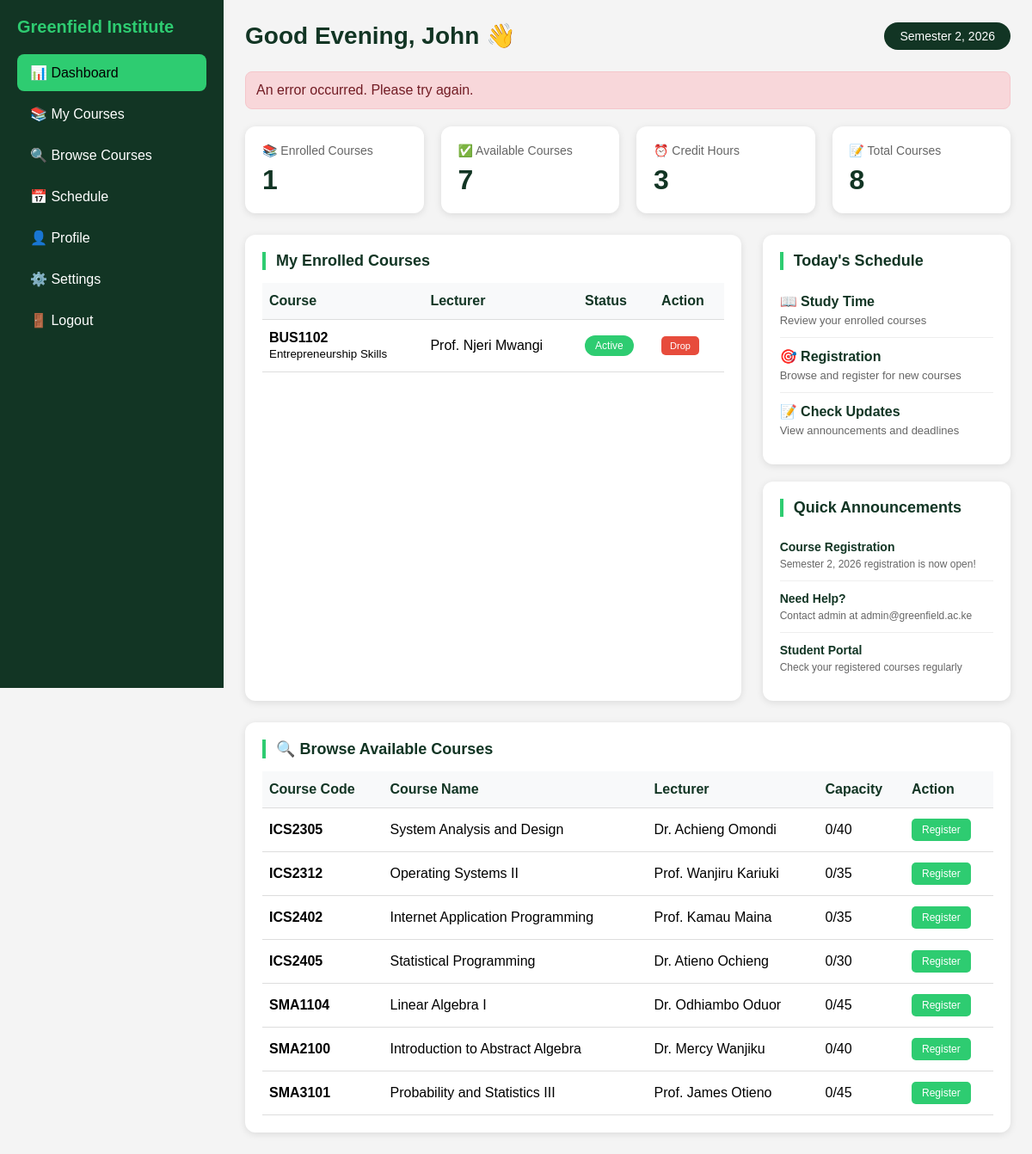
The app's page /student_dashboard.php?message=error (signed in) with its own data.
### tables this page shows
CREATE TABLE `registrations` (
  `id` int NOT NULL AUTO_INCREMENT,
  `user_id` int NOT NULL,
  `course_id` int NOT NULL,
  `registration_date` timestamp NULL DEFAULT CURRENT_TIMESTAMP,
  `status` enum('enrolled','dropped','completed') DEFAULT 'enrolled',
  PRIMARY KEY (`id`),
  UNIQUE KEY `unique_registration` (`user_id`,`course_id`),
  KEY `course_id` (`course_id`),
  CONSTRAINT `registrations_ibfk_1` FOREIGN KEY (`user_id`) REFERENCES `users` (`id`) ON DELETE CASCADE,
  CONSTRAINT `registrations_ibfk_2` FOREIGN KEY (`course_id`) REFERENCES `courses` (`id`) ON DELETE CASCADE
);

CREATE TABLE `courses` (
  `id` int NOT NULL AUTO_INCREMENT,
  `course_code` varchar(20) NOT NULL,
  `course_name` varchar(150) NOT NULL,
  `description` text,
  `instructor` varchar(100) DEFAULT NULL,
  `capacity` int DEFAULT '30',
  `semester` varchar(20) DEFAULT NULL,
  `created_at` timestamp NULL DEFAULT CURRENT_TIMESTAMP,
  PRIMARY KEY (`id`),
  UNIQUE KEY `course_code` (`course_code`)
);

### student_dashboard.php (the view, shortened to what this page needs)
<?php
require_once 'config/database.php';
$user_id = $_SESSION['user_id'];
$user_name = $_SESSION['user_name'];
$enrolled_sql = "SELECT c.*, r.registration_date
                 FROM courses c
                 JOIN registrations r ON c.id = r.course_id
                 WHERE r.user_id = ? AND r.status = 'enrolled'
                 ORDER BY r.registration_date DESC";
$stmt = $conn->prepare($enrolled_sql);
$stmt->bind_param("i", $user_id);
$stmt->execute();
$enrolled_courses = $stmt->get_result();
$enrolled_count = $enrolled_courses->num_rows;
$available_sql = "SELECT c.*,
                  (SELECT COUNT(*) FROM registrations WHERE course_id = c.id AND status = 'enrolled') as enrolled_count
                  FROM courses c
                  WHERE c.id NOT IN (
                      SELECT course_id FROM registrations
                      WHERE user_id = ? AND status = 'enrolled'
                  )
                  ORDER BY c.course_code";
$stmt2 = $conn->prepare($available_sql);
$stmt2->bind_param("i", $user_id);
$stmt2->execute();
$available_courses = $stmt2->get_result();
$available_count = $available_courses->num_rows;
$message = '';
$message_type = '';
if (isset($_GET['message'])) {
    if ($_GET['message'] == 'registered') {
        $message = 'Successfully registered for the course!';
        $message_type = 'success';
    } elseif ($_GET['message'] == 'dropped') {
        $message = 'Successfully dropped the course.';
        $message_type = 'success';
    } elseif ($_GET['message'] == 'error') {
        $message = 'An error occurred. Please try again.';
        $message_type = 'error';
    } elseif ($_GET['message'] == 'duplicate') {
        $message = 'You are already registered for this course.';
        $message_type = 'error';
    } elseif ($_GET['message'] == 'full') {
        $message = 'This course is already full.';
        $message_type = 'error';
    }
}
?>
<!DOCTYPE html>
<html lang="en">
<head>
    <link rel="stylesheet" href="css/student_dashboard.css">
</head>
<body>
<div class="sidebar">
    <h2>Greenfield Institute</h2>
    <a href="student_dashboard.php" class="active">📊 Dashboard</a>
    <a href="my_courses.php">📚 My Courses</a>
    <a href="student_dashboard.php#courses">🔍 Browse Courses</a>
    <a href="#">📅 Schedule</a>
    <a href="profile.php">👤 Profile</a>
    <a href="settings.php">⚙️ Settings</a>
    <a href="logout.php">🚪 Logout</a>
</div>
<div class="main">
    <div class="top">
        <h1>Good <?php
            $hour = date('H');
            if ($hour < 12) echo "Morning";
            elseif ($hour < 17) echo "Afternoon";
            else echo "Evening";
        ?>, <?php echo htmlspecialchars(explode(' ', $user_name)[0]); ?> 👋</h1>
        <div class="semester">
            Semester 2, 2026
        </div>
    </div>
    <?php if ($message): ?>
        <div class="alert alert-<?php echo $message_type; ?>">
            <?php echo $message; ?>
        </div>
    <?php endif; ?>
    <div class="stats">
        <div class="box">
            <p>📚 Enrolled Courses</p>
            <h1><?php echo $enrolled_count; ?></h1>
        </div>
        <div class="box">
            <p>✅ Available Courses</p>
            <h1><?php echo $available_count; ?></h1>
        </div>
        <div class="box">
            <p>⏰ Credit Hours</p>
            <h1><?php echo $enrolled_count * 3; ?></h1>
        </div>
        <div class="box">
            <p>📝 Total Courses</p>
            <h1><?php echo $enrolled_count + $available_count; ?></h1>
        </div>
    </div>
    <div class="content">
        <div class="card">
            <h2>My Enrolled Courses</h2>
            <?php if ($enrolled_count > 0): ?>
                <table>
                    <thead>
                        <tr>
                            <th>Course</th>
                            <th>Lecturer</th>
                            <th>Status</th>
                            <th>Action</th>
                        </tr>
                    </thead>
                    <tbody>
                        <?php while ($course = $enrolled_courses->fetch_assoc()): ?>
                        <tr>
                            <td>
                                <strong><?php echo htmlspecialchars($course['course_code']); ?></strong><br>
                                <small><?php echo htmlspecialchars($course['course_name']); ?></small>
                            </td>
                            <td><?php echo htmlspecialchars($course['instructor']); ?></td>
                            <td><span class="status status-active">Active</span></td>
                            <td>
                                <a href="drop_course.php?course_id=<?php echo $course['id']; ?>"
                                   class="drop-btn"
                                   onclick="return confirm('Are you sure you want to drop this course?')">Drop</a>
                            </td>
                        </tr>
                        <?php endwhile; ?>
                    </tbody>
                </table>
            <?php endif; ?>
        </div>
        <div>
            <div class="card">
                <h2>Today's Schedule</h2>
                <div class="schedule-item">
                    <h4>📖 Study Time</h4>
                    <p>Review your enrolled courses</p>
                </div>
                <div class="schedule-item">
                    <h4>🎯 Registration</h4>
                    <p>Browse and register for new courses</p>
                </div>
                <div class="schedule-item">
                    <h4>📝 Check Updates</h4>
                    <p>View announcements and deadlines</p>
                </div>
            </div>
            <div class="card" style="margin-top: 20px;">
                <h2>Quick Announcements</h2>
                <div class="notice">
                    <h4>Course Registration</h4>
                    <p>Semester 2, 2026 registration is now open!</p>
                </div>
                <div class="notice">
                    <h4>Need Help?</h4>
                    <p>Contact admin at admin@greenfield.ac.ke</p>
                </div>
                <div class="notice">
                    <h4>Student Portal</h4>
                    <p>Check your registered courses regularly</p>
                </div>
            </div>
        </div>
    </div>
    <div class="card" style="margin-top: 25px;" id="courses">
        <h2>🔍 Browse Available Courses</h2>
        <?php if ($available_courses->num_rows > 0): ?>
            <table>
                <thead>
                    <tr>
                        <th>Course Code</th>
                        <th>Course Name</th>
                        <th>Lecturer</th>
                        <th>Capacity</th>
                        <th>Action</th>
                    </tr>
                </thead>
                <tbody>
                    <?php while ($course = $available_courses->fetch_assoc()): ?>
                    <tr>
                        <td><strong><?php echo htmlspecialchars($course['course_code']); ?></strong></td>
                        <td><?php echo htmlspecialchars($course['course_name']); ?></td>
                        <td><?php echo htmlspecialchars($course['instructor']); ?></td>
                        <td><?php echo $course['enrolled_count']; ?>/<?php echo $course['capacity']; ?></td>
                        <td>
                            <a href="register_course.php?course_id=<?php echo $course['id']; ?>"
                               class="register-btn">Register</a>
                        </td>
                    </tr>
                    <?php endwhile; ?>
                </tbody>
            </table>
        <?php else: ?>
            <div class="empty-state">
                <p>No available courses at the moment.</p>
            </div>
        <?php endif; ?>
    </div>
</div>
</body>
</html>

### css/student_dashboard.css (style rules this page uses)
* { margin: 0; padding: 0; box-sizing: border-box; }
body { font-family: Arial, sans-serif; background: #f4f4f4; display: flex; }
.sidebar { width: 260px; background: #123524; color: white; height: 100vh; position: fixed; padding: 20px; overflow-y: auto; }
.sidebar h2 { color: #2ecc71; margin-bottom: 20px; font-size: 20px; }
.sidebar a { display: block; color: white; text-decoration: none; padding: 12px 15px; margin-top: 5px; border-radius: 8px; transition: all 0.3s; }
.sidebar a.active { background: #2ecc71; color: black; }
.main { margin-left: 260px; padding: 25px; width: 100%; min-height: 100vh; }
.top { display: flex; justify-content: space-between; align-items: center; flex-wrap: wrap; margin-bottom: 25px; }
.top h1 { color: #123524; font-size: 28px; }
.semester { background: #123524; color: white; padding: 8px 18px; border-radius: 25px; font-size: 14px; }
.stats { display: grid; grid-template-columns: repeat(auto-fit, minmax(200px, 1fr)); gap: 20px; margin-bottom: 25px; }
.box { background: white; padding: 20px; border-radius: 12px; box-shadow: 0 2px 8px rgba(0, 0, 0, 0.1); transition: transform 0.2s; }
.box p { color: #666; font-size: 14px; margin-bottom: 8px; }
.box h1 { color: #123524; font-size: 32px; margin: 0; }
.content { display: grid; grid-template-columns: 2fr 1fr; gap: 25px; }
.card { background: white; border-radius: 12px; padding: 20px; box-shadow: 0 2px 8px rgba(0, 0, 0, 0.1); }
.card h2 { color: #123524; margin-bottom: 15px; font-size: 18px; border-left: 4px solid #2ecc71; padding-left: 12px; }
table { width: 100%; border-collapse: collapse; }
table th, table td { border-bottom: 1px solid #ddd; padding: 12px 8px; text-align: left; }
table th { background: #f8f9fa; font-weight: bold; color: #123524; }
.status { padding: 5px 12px; border-radius: 20px; color: white; font-size: 12px; display: inline-block; }
.status-active { background: #2ecc71; }
.schedule-item, .notice { padding: 12px 0; border-bottom: 1px solid #eee; }
.schedule-item:last-child, .notice:last-child { border-bottom: none; }
.schedule-item h4 { color: #123524; margin-bottom: 5px; }
.schedule-item p { color: #666; font-size: 13px; }
.notice h4 { color: #123524; margin-bottom: 5px; font-size: 14px; }
.notice p { color: #666; font-size: 12px; }
.register-btn { background: #2ecc71; color: white; border: none; padding: 6px 12px; border-radius: 5px; cursor: pointer; font-size: 12px; text-decoration: none; display: inline-block; }
.drop-btn { background: #e74c3c; color: white; border: none; padding: 5px 10px; border-radius: 5px; cursor: pointer; font-size: 11px; text-decoration: none; display: inline-block; }
.alert { padding: 12px; border-radius: 8px; margin-bottom: 20px; }
.alert-error { background: #f8d7da; color: #721c24; border: 1px solid #f5c6cb; }

### records on screen
registrations: course.course_code "BUS1102", course.course_name "Entrepreneurship Skills", course.instructor "Prof. Njeri Mwangi"
courses: course_code "ICS2305", course_name "System Analysis and Design", instructor "Dr. Achieng Omondi", enrolled_count "0", capacity "40"
courses: course_code "ICS2312", course_name "Operating Systems II", instructor "Prof. Wanjiru Kariuki", enrolled_count "0", capacity "35"
courses: course_code "ICS2402", course_name "Internet Application Programming", instructor "Prof. Kamau Maina", enrolled_count "0", capacity "35"
courses: course_code "ICS2405", course_name "Statistical Programming", instructor "Dr. Atieno Ochieng", enrolled_count "0", capacity "30"
courses: course_code "SMA1104", course_name "Linear Algebra I", instructor "Dr. Odhiambo Oduor", enrolled_count "0", capacity "45"
courses: course_code "SMA2100", course_name "Introduction to Abstract Algebra", instructor "Dr. Mercy Wanjiku", enrolled_count "0", capacity "40"
courses: course_code "SMA3101", course_name "Probability and Statistics III", instructor "Prof. James Otieno", enrolled_count "0", capacity "45"

### other values on screen
explode(' ', $user_name)[0] "John"
$message "An error occurred. Please try again."
$enrolled_count "1"
$available_count "7"
$enrolled_count * 3 "3"
$enrolled_count + $available_count "8"
